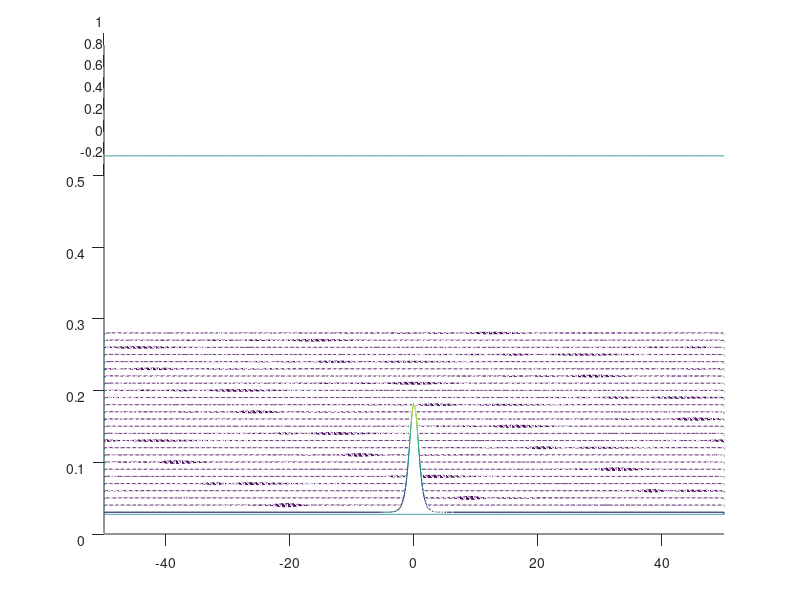

The MATLAB script that drew this image:
% EHS IF-RK4 KdV
% Method given by El, Hoefer, Shearer
% Solves the Riemann problem u_t + c_0 u u_x = -c_1 u_x + mu u_xxx

tic;

nplots = 50;

c_0 = 1;
c_1 = 2;
% p = 1;
% nu = 1;
mu = 1;
N = 2^10;
Left = 50;
k = [0:N/2, -N/2+1:-1]*(pi/Left);
L = -1i*k*c_1-1i*(k.^3)*mu;
dx = 2*Left/N;
x = (dx-Left):dx:Left;
alpha = 1;
xi = 1;

t = 0;
dt = 5e-5;
t_max = 0.5;

%{
syms y;
func(y) = tanh(-5*y)/2;
df = diff(func,y);
u = double(subs(func,y,x));
u_m = u(1);
u_p = u(end);
v = double(subs(df,y,x));

V_hat = fft(v);
%}

u = alpha*sech(xi*x).^2;
v = exp(-L*t).*u;

tdata = zeros(nplots+1,1);
uu = u;zeros(N,t_max/dt);

filter = floor(N/3);
if mod(filter,2)==0
    filter = filter - 1;
end

for k3=1:nplots

  for index=1:round(t_max/dt/nplots)
      
    % filter to combat aliasing
    %V_hat(N/2 + 1 - (filter-1)/2:N/2 + 1 + (filter-1)/2) = 0;
    
    %uv_hat = fft(u.*v);
  
    % a = dt .* (-1i*c_0.*k .* exp(1i*mu.*(k.^3).*t) .* uv_hat-nu.*(k.^2).*V_hat);
    % b = dt .* (-1i*c_0.*k .* exp(1i*mu.*(k.^3).*(t+dt/2)) .* uv_hat-nu.*(k.^2).*(V_hat+a./2));
    % c = dt .* (-1i*c_0.*k .* exp(1i*mu.*(k.^3).*(t+dt/2)) .* uv_hat-nu.*(k.^2).*(V_hat+b./2));
    
    a = dt * exp(-L*t).*((-c_0/2)*1i*k).*fft((ifft(exp(L*t).*v)).^2);
    b = dt * exp(-L*(t+(dt/2))).*((-c_0/2)*1i*k).*fft((ifft(exp(L*(t+(dt/2))).*(v+(a/2)))).^2);
    c = dt * exp(-L*(t+(dt/2))).*((-c_0/2)*1i*k).*fft((ifft(exp(L*(t+(dt/2))).*(v+(b/2)))).^2);
    d = dt * exp(-L*(t+dt)).*((-c_0/2)*1i*k).*fft((ifft(exp(L*(t+dt).*(v+c)))).^2);
    
    t = t+dt;
    
    % d = dt .* (-1i*c_0.*k .* exp(1i*mu.*(k.^3).*(t)) .* uv_hat-nu.*(k.^2).*(V_hat+c));
  
    % V_hat = V_hat + (1/6).*(a + 2.*b + 2.*c + d);
    % v_hat = exp(-1i*mu.*(k.^3).*t).*V_hat;
    
    % v = ifft(v_hat);
    
    %u0 = u(N/2);
    
    %u = [u0,ifft(v_hat(2:end)./(1i*k(2:end)))] - trapz(x,x.*v)/(2*L) + (x+L)*(u_p-u_m)/(2*L)+u_m;
    
    v = v + (1/6).*(a+2.*b+2.*c+d);
    
    
    %{
    u = (exp(1i*[x(1:N/2-1),x(N/2+1:end)]'*k(2:end))*(v_hat(2:end)./(1i*k(2:end)))')';
    u = [u(1:N/2-1),u0,u(N/2:end)] - trapz(x,x.*v)/(2*L) + (x+L)*(u_p-u_m)/(2*L)+u_m;
    %}
  end
  
  u = ifft(exp(L*t).*v);
  
  tdata(k3+1,1) = t;
  uu(k3+1,:) = u;
  
end

figure
waterfall(x,tdata,real(uu)), view(0,70),
xlim([-Left,Left]);
ylim([0,t_max]);
grid off

toc
